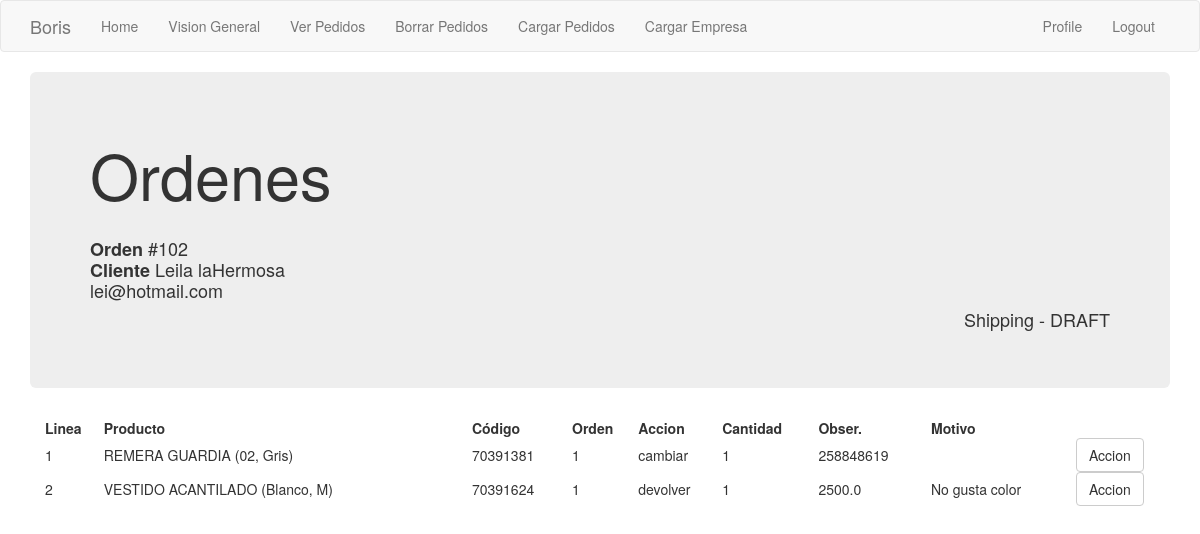
Screenshot of /orden/1 (signed in) with the database file from the repository.
### app/models.py (models this page shows, shortened)
class Order_header(db.Model):
    id = db.Column(db.Integer, primary_key=True)
    order_number = db.Column(db.Integer, index=True)
    order_id_anterior = db.Column(db.Integer)
    creation_date = db.Column(db.String(35), index=True)
    payment_method = db.Column(db.String(10))
    payment_card = db.Column(db.String(10))
    courier = db.Column(db.String(64))
    status = db.Column(db.String(15))
    sub_status = db.Column(db.String(15))
    customer_address = db.Column(db.String(64))
    customer_number = db.Column(db.String(10))
    customer_floor = db.Column(db.String(10))
    customer_zipcode = db.Column(db.String(8))
    customer_locality = db.Column(db.String(64))
    customer_city = db.Column(db.String(64))
    customer_province = db.Column(db.String(64))
    customer_country = db.Column(db.String(64))
    detalle = db.relationship('Order_detail', backref='productos', lazy='dynamic')
    customer_id = db.Column(db.Integer, db.ForeignKey('customer.id'))
    store = db.Column(db.Integer, db.ForeignKey('company.store_id'))

class Customer(db.Model):
    id = db.Column(db.Integer, primary_key=True)
    platform = db.Column(db.String(64), index=True)
    name = db.Column(db.String(64), index=True)
    email = db.Column(db.String(120), index=True, unique=True)
    phone = db.Column(db.String(15))
    orders = db.relationship('Order_header', backref='buyer', lazy='dynamic')

class Order_detail(db.Model):
    order_line_number = db.Column(db.String, primary_key=True)
    line_number = db.Column(db.Integer)
    prod_id = db.Column(db.Integer)
    name = db.Column(db.String(120))
    accion = db.Column(db.String(10))
    accion_cambiar_por = db.Column(db.Integer)
    accion_cantidad = db.Column(db.Integer)
    motivo = db.Column(db.String(50))
    monto_a_devolver = db.Column(db.Float)
    order = db.Column(db.Integer, db.ForeignKey('order_header.id'))

### app/main/routes.py (the view)
@bp.route('/orden/<orden_id>')
@login_required
def orden(orden_id):
    orden = Order_header.query.filter_by(id=orden_id).first()
    orden_linea = Order_detail.query.filter_by(order=orden_id).all()
    return render_template('orden.html', orden=orden, orden_linea=orden_linea, customer=orden.buyer)

### app/main/routes.py (called while the page is built)
@bp.before_app_request
def before_request():
    if current_user.is_authenticated:
        current_user.last_seen = datetime.utcnow()
        db.session.commit()

### app/models.py (called while the page is built)
@login.user_loader
def load_user(id):
    return User.query.get(int(id))

### app/templates/orden.html
{% extends "base.html" %}
{% block app_content %}
    <div class='jumbotron'>
        <h1> Ordenes</h1>
        <h4>
            <br> <strong>Orden </strong>#{{orden.order_number}}
            <br> <strong> Cliente </strong>{{customer.name}}
            <br>         {{customer.email}}
        </h4>
        <h4 class="text-right"> {{orden.status}} - {{orden.sub_status}} </h4>
    </div>
    <div class='container'>
        <table style="width:100%">
            <tr>
                <th>Linea</th>
                <th>Producto</th>
                <th>Código</th>
                <th>Orden</th>
                <th>Accion</th>
                <th>Cantidad</th>
                <th>Obser.</th>
                <th>Motivo</th>
                <th></th>
            </tr>
            {% for i in orden_linea %}
            <tr>
                <td>{{i['line_number']}}</td>
                <td>{{i['name']}}</td>
                <td>{{i['prod_id']}}</td>
                <td>{{i['order']}}</td>
                <td>{{i['accion']}}</td>
                <td>{{i['accion_cantidad']}}</td>
                <td>
                {% if i['accion'] == 'cambiar' %}
                    {{i['accion_cambiar_por']}}
                {% else %}
                    {{i['monto_a_devolver']}}
                {% endif %}
                </td>
                <td>{{i['motivo']}}</td>
                <td><a href="{ url_for('main.ver_pedidos'}">
                    <button class="btn btn-default"> Accion </button></td>
            </tr>
            {% endfor %}
        </table>
    </div>
{% endblock %}

### rows the page displays
Order_header: order_number "102", status "Shipping", sub_status "DRAFT"
Customer: name "Leila laHermosa", email "lei@hotmail.com"
Order_detail: line_number "1", name "REMERA GUARDIA (02, Gris)", prod_id "70391381", order "1", accion "cambiar", accion_cantidad "1", accion_cambiar_por "258848619"
Order_detail: line_number "2", name "VESTIDO ACANTILADO (Blanco, M)", prod_id "70391624", order "1", accion "devolver", accion_cantidad "1", monto_a_devolver "2500.0", motivo "No gusta color"

### other values shown
{{ 'Logout' }} "Logout"
